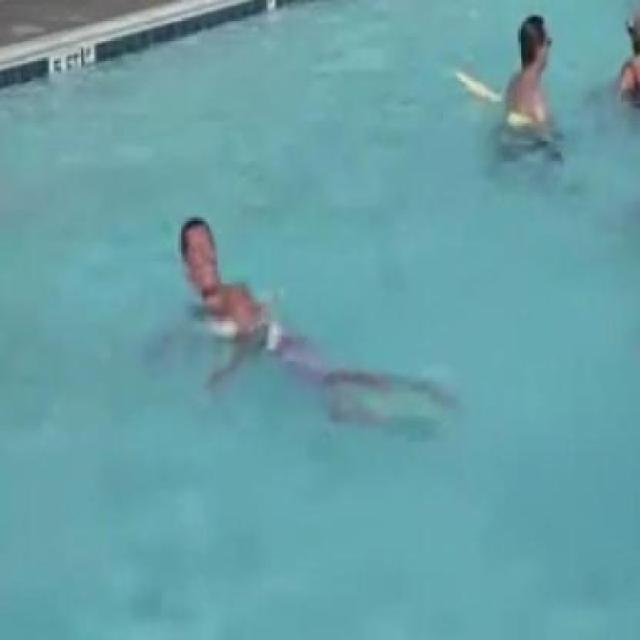
#> input picture data/dataset_raw/test/images/-Clipchamp-_mp4-11_jpg.rf.0c2b48fcd0dc1741baded48d49546814.jpg, 640 x 640 px
$ python -i preprocessing.py   (imports and definitions only)
#> lines starting #> are read from the running program, lines starting #| are printed output that depends on the picture
#> further down, picture is the input picture: shape (640, 640, 3); mean B, G, R 167.4, 160.7, 103.9
from __future__ import annotations

import cv2
import numpy as np


class FramePreprocessor:
    def __init__(self) -> None:
        pass

    def get_clean_frame(self, frame: np.ndarray) -> tuple[np.ndarray, np.ndarray]:
        # Resize (important pour stabilité + vitesse)
        frame = cv2.resize(frame, (640, 480))
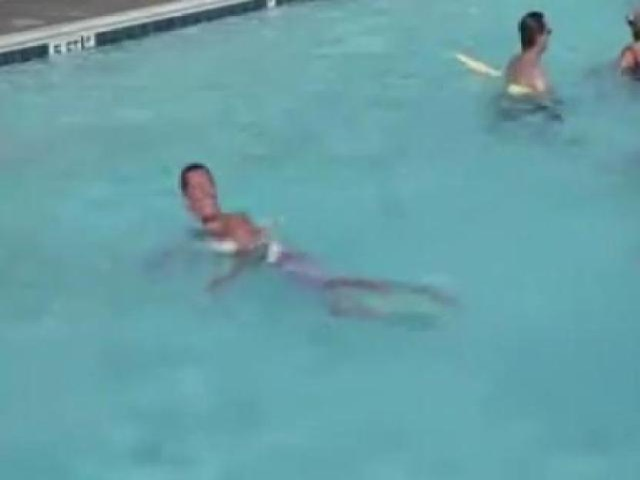
#> frame: shape (480, 640, 3); mean of channels 0, 1, 2 167.4, 160.7, 104; drawn as B, G, R

        # Réduction du bruit (eau)
        blurred = cv2.GaussianBlur(frame, (5, 5), 0)

        # Conversion en gris
        gray_frame = cv2.cvtColor(blurred, cv2.COLOR_BGR2GRAY)
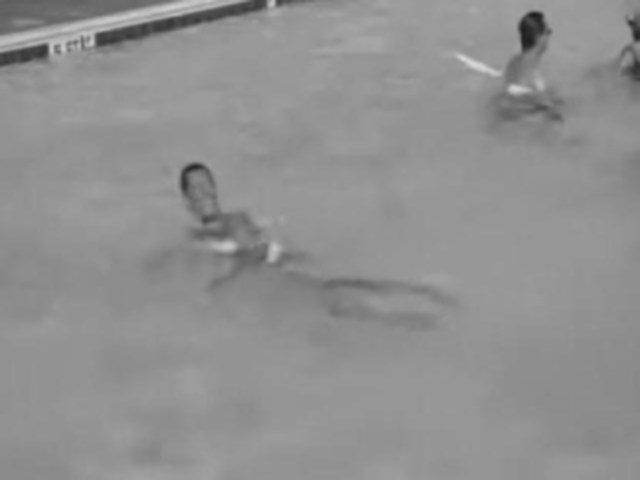
#> gray_frame: shape (480, 640); min 28, max 215, mean 144.5

        return blurred, gray_frame

>>> import cv2
>>> picture = cv2.imread('../data/dataset_raw/test/images/-Clipchamp-_mp4-11_jpg.rf.0c2b48fcd0dc1741baded48d49546814.jpg')
>>> result = FramePreprocessor().get_clean_frame(picture)
